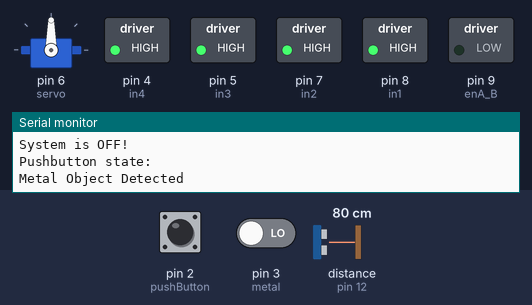
This sketch was run on a simulated Arduino Uno, built with avr-gcc and run on an emulated ATmega328P. Shown: servo, switched loads named in the sketch (green lamp = pin HIGH), the last lines printed to the serial monitor. Inputs (shaded band) come from the test bench; at power-on: pin 2 (pushButton) LOW, pin 3 (metal) LOW, distance to the obstacle (sensor on pin 12) 80 cm. The echo pulse lasts 58.3 µs per cm; pins used as bus, display or sensor lines are not drawn.

Above: at 1.5 s.
1.6 s: pin 2 (pushButton) pulled HIGH for 0.3 s
At 13.3 s:
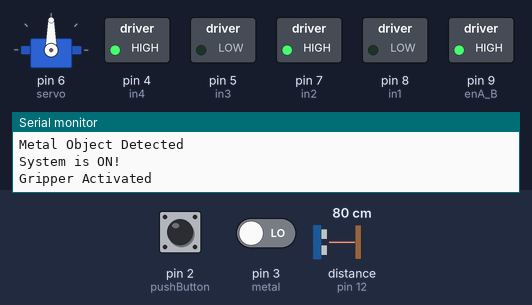
At 14.5 s:
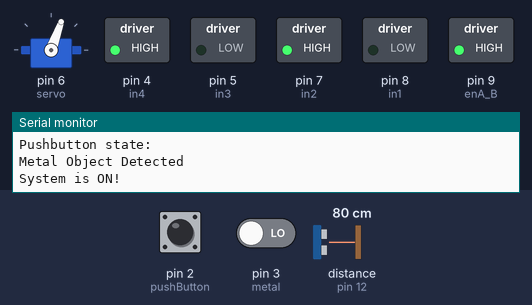
Timing chart, 0 to 15.5 s (numbered marks = the images above; inputs shaded):
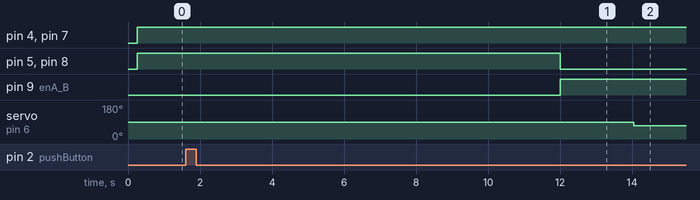

Measured:
- after the input at 1.6 s, pin 5 (in3), pin 8 (in1): HIGH → LOW after 10.4 s; pin 9 (enA_B): LOW → HIGH after 10.4 s; servo on pin 6 (servo): 90° → 70° after 12.5 s

The sketch:

codeprojfinal.ino
```cpp
#include <Servo.h>

Servo servo;

// Motor A connections
int enA_B = 9;
int in1 = 8;
int in2 = 7;
// Motor B connections
int in3 = 5;
int in4 = 4;

const int metal = 3; //pin for inductive proximity sensor
bool isMetal = false, isPlastic = true, isWood = false; // 30 ; 90 ; 150
bool systemOn = false, firstIteration = true;
const int pushButton = 2;
int trigPin = 13;    // TRIG pin
int echoPin = 12;    // ECHO pin
float duration_us, distance_cm; //values for ultrasonic

void setup() {
  pinMode(metal, INPUT);
  pinMode(pushButton, INPUT);
  Serial.begin(9600);
  servo.attach(6);
  servo.write(90);

  // configure the trigger pin to output mode
  pinMode(trigPin, OUTPUT);
  // configure the echo pin to input mode
  pinMode(echoPin, INPUT);

  pinMode(enA_B, OUTPUT);
	pinMode(in1, OUTPUT);
	pinMode(in2, OUTPUT);
	pinMode(in3, OUTPUT);
	pinMode(in4, OUTPUT);

	// Turn off motors - Initial state
	digitalWrite(in1, LOW);
	digitalWrite(in2, LOW);
	digitalWrite(in3, LOW);
	digitalWrite(in4, LOW);
}

void detectMaterial(){
    detectMetal();
    //computerVision();
}

void detectMetal(){
  int object = digitalRead(metal);
    if(object==HIGH){
        Serial.println("Metal Object Not Detected");
        delay(50);
    }
    else{
        isMetal = true;
        isWood = false;
        isPlastic = false;
        Serial.println("Metal Object Detected");
        delay(50);
    }
}

void computerVision(){
  if (Serial.available() > 0) {
    char command = Serial.read();

    if (command == 'b') {
      // Read and discard any remaining characters in the serial buffer
      while (Serial.available() > 0) {
        Serial.read();
      }

      Serial.println("Wood is detected");
      isWood = true;
      isMetal = false;
      isPlastic = false;
    } else {
      // Discard any remaining characters in the serial buffer
      while (Serial.available() > 0) {
        Serial.read();
      }

      Serial.println("Wood not detected");
    }

    delay(500); // Add a small delay to prevent rapid polling of serial buffer
  }
  }


void rampPosition(){
  if(isMetal){
    servo.write(70);
  }
  else if(isPlastic){
    servo.write(90);
  }
  else{
    servo.write(110);
  }
}

void conveyor(bool conveyorOn){
	if (conveyorOn) {
    // Set motors to maximum speed
  	// For PWM maximum possible values are 0 to 255
    analogWrite(enA_B, 255);

	  // Turn on motor A & B
	  digitalWrite(in1, LOW);
	  digitalWrite(in2, HIGH);
	  digitalWrite(in3, LOW);
	  digitalWrite(in4, HIGH);
	  delay(2000);
  }
  else {
    analogWrite(enA_B, 0);

	  // Turn on motor A & B
	  digitalWrite(in1, HIGH);
	  digitalWrite(in2, HIGH);
	  digitalWrite(in3, HIGH);
	  digitalWrite(in4, HIGH);
  }
}

void ultrasonic(){
  // generate 10-microsecond pulse to TRIG pin
  digitalWrite(trigPin, HIGH);
  delayMicroseconds(10);
  digitalWrite(trigPin, LOW);

  // measure duration of pulse from ECHO pin
  duration_us = pulseIn(echoPin, HIGH);

  // calculate the distance
  distance_cm = 0.017 * duration_us;

  // print the value to Serial Monitor
  Serial.print("distance: ");
  Serial.print(distance_cm);
  Serial.println(" cm");

  if(distance_cm<7){
    isMetal = false;
    isPlastic = true;
    isWood = false;
    delay(1000);
    Serial.println("An Object has been Sorted");
    delay(2000);
    //gripper();
  }

}


void loop() {
  delay(200);
  int PBstate = digitalRead(pushButton); //Standby button
  Serial.println("Pushbutton state: " + PBstate);
  //Serial.println("Plastic state: " + isPlastic);
  //Serial.println("Wood state: " + isWood);
  //Serial.println("Metal state: " + isMetal);

  detectMaterial();

  if(systemOn){
    Serial.println("System is ON!");
    //Intializing system
    if(firstIteration){
      firstIteration = false;
      delay(10000);
      Serial.println("Gripper Activated");//gripper();
    }
    //turn on conveyor belt
    conveyor(true);
    detectMaterial();

    rampPosition(); //adjust the ramp angle
    ultrasonic(); //detect presence of object at the last position and activate gripper

    if(PBstate == HIGH){ //if standby, turn off
      systemOn = false;
    }
  }
  else {
    Serial.println("System is OFF!");
    conveyor(false); //turn off motors
    //delay(500);
    if(PBstate == HIGH){ //if standby turn on
      systemOn = true;
    }
  }
}
```
